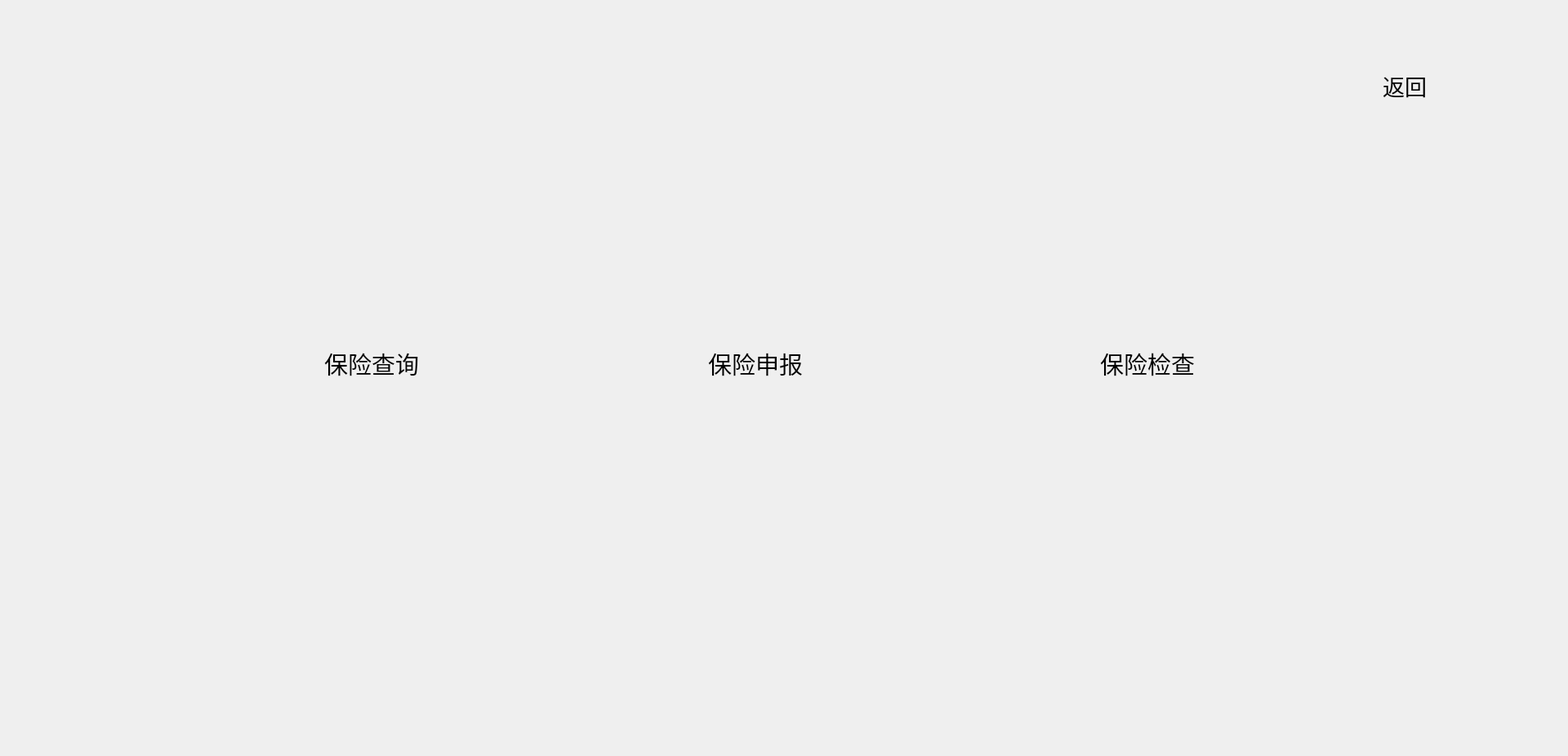
<?xml version="1.0" encoding="UTF-8"?>
<ui version="4.0">
 <class>PayinsurancesDialog</class>
 <widget class="QDialog" name="PayinsurancesDialog">
  <property name="geometry">
   <rect>
    <x>0</x>
    <y>0</y>
    <width>1920</width>
    <height>926</height>
   </rect>
  </property>
  <property name="font">
   <font>
    <family>Times New Roman</family>
    <pointsize>18</pointsize>
   </font>
  </property>
  <property name="windowTitle">
   <string>PayinsurancesDialog</string>
  </property>
  <widget class="QPushButton" name="pBtnPaytexesQuery">
   <property name="geometry">
    <rect>
     <x>330</x>
     <y>400</y>
     <width>250</width>
     <height>90</height>
    </rect>
   </property>
   <property name="font">
    <font>
     <family>黑体</family>
     <pointsize>22</pointsize>
     <weight>50</weight>
     <bold>false</bold>
    </font>
   </property>
   <property name="styleSheet">
    <string notr="true">border:0px groove gray;border-radius:10px;
background-image: url(:/Resources/Images/btn.png);</string>
   </property>
   <property name="text">
    <string>保险查询</string>
   </property>
   <property name="icon">
    <iconset resource="vehiclemanage.qrc">
     <normaloff>:/Resources/Images/完税查询.png</normaloff>:/Resources/Images/完税查询.png</iconset>
   </property>
   <property name="iconSize">
    <size>
     <width>71</width>
     <height>92</height>
    </size>
   </property>
  </widget>
  <widget class="QPushButton" name="pBtnDeclare">
   <property name="geometry">
    <rect>
     <x>800</x>
     <y>400</y>
     <width>250</width>
     <height>90</height>
    </rect>
   </property>
   <property name="font">
    <font>
     <family>黑体</family>
     <pointsize>22</pointsize>
    </font>
   </property>
   <property name="styleSheet">
    <string notr="true">border:0px groove gray;border-radius:10px;
background-image: url(:/Resources/Images/btn.png);</string>
   </property>
   <property name="text">
    <string>保险申报</string>
   </property>
   <property name="icon">
    <iconset resource="vehiclemanage.qrc">
     <normaloff>:/Resources/Images/完税申报.png</normaloff>:/Resources/Images/完税申报.png</iconset>
   </property>
   <property name="iconSize">
    <size>
     <width>85</width>
     <height>65</height>
    </size>
   </property>
  </widget>
  <widget class="QPushButton" name="pBtnPayinsurances">
   <property name="geometry">
    <rect>
     <x>1280</x>
     <y>400</y>
     <width>250</width>
     <height>90</height>
    </rect>
   </property>
   <property name="font">
    <font>
     <family>黑体</family>
     <pointsize>22</pointsize>
    </font>
   </property>
   <property name="styleSheet">
    <string notr="true">border:0px groove gray;border-radius:10px;
background-image: url(:/Resources/Images/btn.png);</string>
   </property>
   <property name="text">
    <string>保险检查</string>
   </property>
   <property name="icon">
    <iconset resource="vehiclemanage.qrc">
     <normaloff>:/Resources/Images/完税检查.png</normaloff>:/Resources/Images/完税检查.png</iconset>
   </property>
   <property name="iconSize">
    <size>
     <width>85</width>
     <height>65</height>
    </size>
   </property>
  </widget>
  <widget class="QPushButton" name="pBtnGohome">
   <property name="geometry">
    <rect>
     <x>1600</x>
     <y>60</y>
     <width>240</width>
     <height>90</height>
    </rect>
   </property>
   <property name="font">
    <font>
     <family>黑体</family>
     <pointsize>20</pointsize>
    </font>
   </property>
   <property name="styleSheet">
    <string notr="true">border:0px groove gray;border-radius:10px;
background-image: url(:/Resources/Images/btn.png);
</string>
   </property>
   <property name="text">
    <string>返回</string>
   </property>
   <property name="icon">
    <iconset resource="vehiclemanage.qrc">
     <normaloff>:/Resources/Images/主页.png</normaloff>:/Resources/Images/主页.png</iconset>
   </property>
   <property name="iconSize">
    <size>
     <width>71</width>
     <height>92</height>
    </size>
   </property>
   <property name="flat">
    <bool>true</bool>
   </property>
  </widget>
 </widget>
 <layoutdefault spacing="6" margin="11"/>
 <resources>
  <include location="vehiclemanage.qrc"/>
 </resources>
 <connections/>
</ui>
